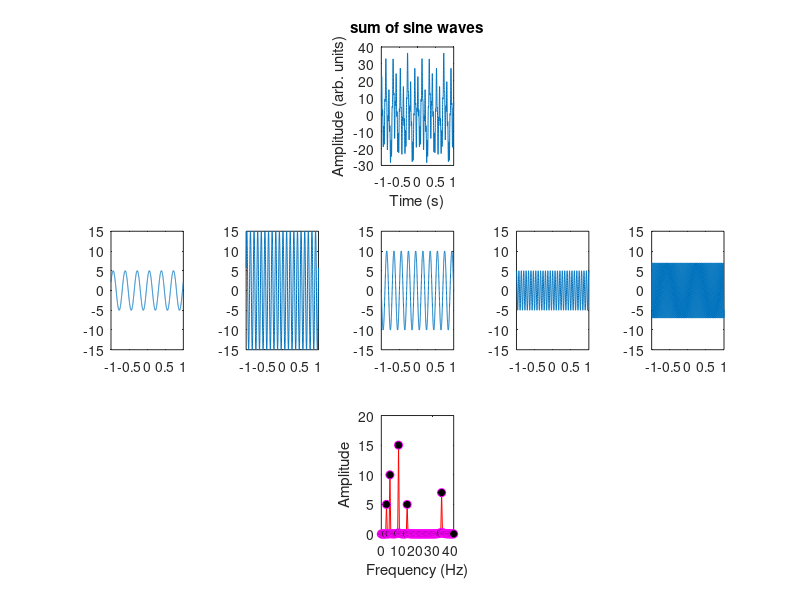

Source code (MATLAB):
% code from Michael X Cohen, the TF Guru
% modified by O. Krigolson

% define a sampling rate
srate = 1000;

% list some frequencies
frex = [ 3   10   5   15   35 ];

% list some random amplitudes... make sure there are the same number of
% amplitudes as there are frequencies!
amplit = [ 5   15   10   5   7 ];

% phases... list some random numbers between -pi and pi
phases = [  pi/7  pi/8  pi  pi/2  -pi/4 ];

% define time...
time = -1:1/srate:1;

% now we loop through frequencies and create sine waves
sine_waves = zeros(length(frex),length(time));
for fi=1:length(frex)
    % Fix this next line!
    sine_waves(fi,:) = amplit(fi) * sin(2*pi*time*frex(fi) + phases(fi));
end

% now plot the result
subplot(3,5,3)
plot(time,sum(sine_waves))
title('sum of sine waves')
xlabel('Time (s)'), ylabel('Amplitude (arb. units)');

pause;

% now plot each wave separately
for fi=1:length(frex)
    subplot(3,5,5+fi)
    % Fix this next line!
    plot(time,sine_waves(fi,:))
    axis([ time([1 end]) -max(amplit) max(amplit) ])
end

% Now compute Fourier representation of summed sine waves

% take Fourier transform (via fast-Fourier transform)
sineX = fft( sum(sine_waves) )/length(time);

% define vector of frequencies in Hz
hz = linspace(0,srate/2,floor(length(time)/2)+1);

subplot(3,5,13);
plot(hz,2*abs(sineX(1:length(hz))),'ro-','markeredgecolor','m','markerfacecolor','k')

% make the plot look a bit nicer
set(gca,'xlim',[0 max(frex)*1.2])
xlabel('Frequency (Hz)'), ylabel('Amplitude')
